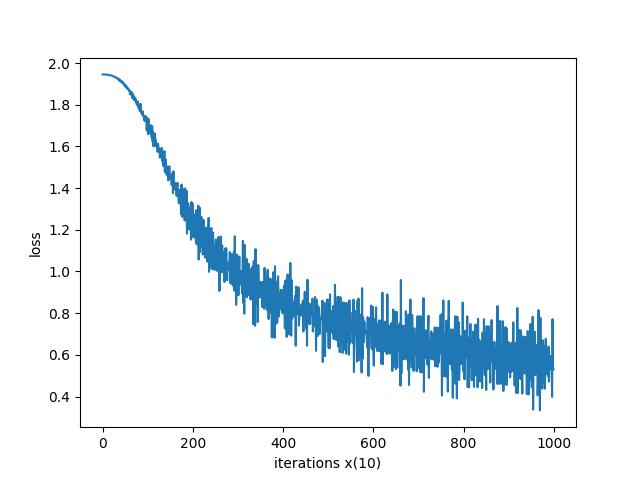

This chart was generated by the following Python code:
import sys
sys.path.append("..")

from common.trainer import Trainer
from common.optimizer import Adam
from common.util import preprocess, create_contexts_target, convert_one_hot
from simple_cbow import SimpleCBOW


def main():
    window_size = 1
    hidden_size = 5
    batch_size = 3
    max_epoch = 1000

    text = "You say goodbye and I say hello."
    corpus, word_to_id, id_to_words = preprocess(text)

    vocab_size = len(word_to_id)
    contexts, target = create_contexts_target(corpus, window_size)
    target = convert_one_hot(target, vocab_size)
    contexts = convert_one_hot(contexts, vocab_size)

    model = SimpleCBOW(vocab_size, hidden_size)
    optimizer = Adam()
    trainer = Trainer(model, optimizer)

    trainer.fit(contexts, target, max_epoch, batch_size)
    trainer.plot(saveas="train.png")

    word_vecs = model.word_vecs
    for word_id, word in id_to_words.items():
        print(word, word_vecs[word_id])


if __name__ == "__main__":
    main()
